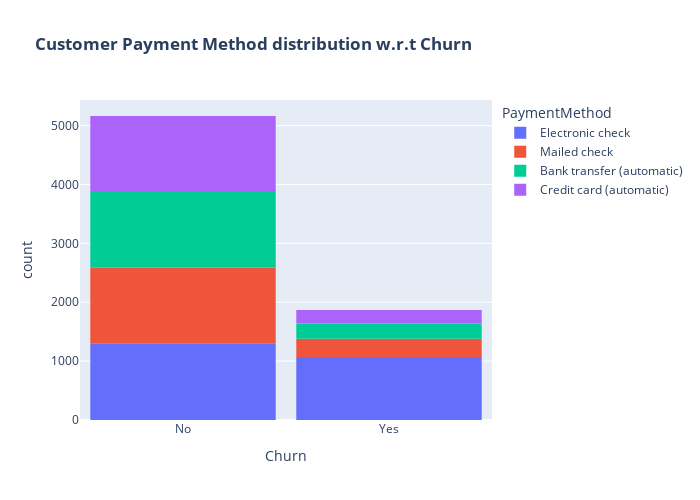

Source (notebook cell):
### Code cell
fig = px.histogram(data,x="Churn",color="PaymentMethod",title = "<b>Customer Payment Method distribution w.r.t Churn</b>")
fig.update_layout(width=700,height=500,bargap=0.1)
fig.show()

### Figure 1 — Plotly figure (JSON) as saved in the notebook; plotly's stock layout.template omitted (floating-point values rounded to 4 significant figures; data arrays with more than 128 entries replaced by an {"elided": "..."} marker saying what was removed)
{"data": [{"alignmentgroup": "True", "bingroup": "x", "hovertemplate": "PaymentMethod=Electronic check<br>Churn=%{x}<br>count=%{y}<extra></extra>", "legendgroup": "Electronic check", "marker": {"color": "#636efa", "pattern": {"shape": ""}}, "name": "Electronic check", "offsetgroup": "Electronic check", "orientation": "v", "showlegend": true, "type": "histogram", "x": {"elided": "2365 str values"}, "xaxis": "x", "yaxis": "y"}, {"alignmentgroup": "True", "bingroup": "x", "hovertemplate": "PaymentMethod=Mailed check<br>Churn=%{x}<br>count=%{y}<extra></extra>", "legendgroup": "Mailed check", "marker": {"color": "#EF553B", "pattern": {"shape": ""}}, "name": "Mailed check", "offsetgroup": "Mailed check", "orientation": "v", "showlegend": true, "type": "histogram", "x": {"elided": "1604 str values"}, "xaxis": "x", "yaxis": "y"}, {"alignmentgroup": "True", "bingroup": "x", "hovertemplate": "PaymentMethod=Bank transfer (automatic)<br>Churn=%{x}<br>count=%{y}<extra></extra>", "legendgroup": "Bank transfer (automatic)", "marker": {"color": "#00cc96", "pattern": {"shape": ""}}, "name": "Bank transfer (automatic)", "offsetgroup": "Bank transfer (automatic)", "orientation": "v", "showlegend": true, "type": "histogram", "x": {"elided": "1542 str values"}, "xaxis": "x", "yaxis": "y"}, {"alignmentgroup": "True", "bingroup": "x", "hovertemplate": "PaymentMethod=Credit card (automatic)<br>Churn=%{x}<br>count=%{y}<extra></extra>", "legendgroup": "Credit card (automatic)", "marker": {"color": "#ab63fa", "pattern": {"shape": ""}}, "name": "Credit card (automatic)", "offsetgroup": "Credit card (automatic)", "orientation": "v", "showlegend": true, "type": "histogram", "x": {"elided": "1521 str values"}, "xaxis": "x", "yaxis": "y"}], "layout": {"bargap": 0.1, "barmode": "relative", "height": 500, "legend": {"title": {"text": "PaymentMethod"}, "tracegroupgap": 0}, "title": {"text": "<b>Customer Payment Method distribution w.r.t Churn</b>"}, "width": 700, "xaxis": {"anchor": "y", "domain": [0, 1], "title": {"text": "Churn"}}, "yaxis": {"anchor": "x", "domain": [0, 1], "title": {"text": "count"}}}}
